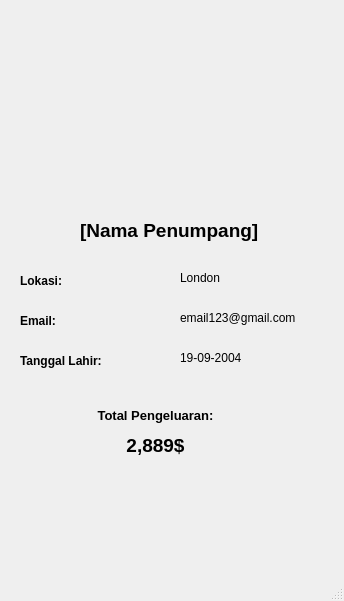
<?xml version="1.0" encoding="UTF-8"?>
<ui version="4.0">
 <class>MainWindow</class>
 <widget class="QMainWindow" name="MainWindow">
  <property name="geometry">
   <rect>
    <x>0</x>
    <y>0</y>
    <width>344</width>
    <height>601</height>
   </rect>
  </property>
  <property name="windowTitle">
   <string>MainWindow</string>
  </property>
  <widget class="QWidget" name="centralwidget">
   <widget class="QLabel" name="label">
    <property name="geometry">
     <rect>
      <x>90</x>
      <y>30</y>
      <width>191</width>
      <height>181</height>
     </rect>
    </property>
    <property name="text">
     <string/>
    </property>
    <property name="pixmap">
     <pixmap>../assets/anonymus.jpg</pixmap>
    </property>
    <property name="scaledContents">
     <bool>true</bool>
    </property>
   </widget>
   <widget class="QWidget" name="verticalLayoutWidget">
    <property name="geometry">
     <rect>
      <x>80</x>
      <y>210</y>
      <width>215</width>
      <height>41</height>
     </rect>
    </property>
    <layout class="QVBoxLayout" name="verticalLayout">
     <item>
      <widget class="QLabel" name="label_2">
       <property name="text">
        <string>&lt;html&gt;&lt;head/&gt;&lt;body&gt;&lt;p&gt;&lt;span style=&quot; font-size:14pt; font-weight:700;&quot;&gt;[Nama Penumpang]&lt;/span&gt;&lt;/p&gt;&lt;/body&gt;&lt;/html&gt;</string>
       </property>
      </widget>
     </item>
    </layout>
   </widget>
   <widget class="QWidget" name="verticalLayoutWidget_2">
    <property name="geometry">
     <rect>
      <x>20</x>
      <y>270</y>
      <width>81</width>
      <height>22</height>
     </rect>
    </property>
    <layout class="QVBoxLayout" name="verticalLayout_2">
     <item>
      <widget class="QLabel" name="label_4">
       <property name="text">
        <string>&lt;html&gt;&lt;head/&gt;&lt;body&gt;&lt;p&gt;&lt;span style=&quot; font-weight:700;&quot;&gt;Lokasi:&lt;/span&gt;&lt;/p&gt;&lt;/body&gt;&lt;/html&gt;</string>
       </property>
      </widget>
     </item>
    </layout>
   </widget>
   <widget class="QWidget" name="verticalLayoutWidget_3">
    <property name="geometry">
     <rect>
      <x>20</x>
      <y>310</y>
      <width>81</width>
      <height>22</height>
     </rect>
    </property>
    <layout class="QVBoxLayout" name="verticalLayout_3">
     <item>
      <widget class="QLabel" name="label_3">
       <property name="text">
        <string>&lt;html&gt;&lt;head/&gt;&lt;body&gt;&lt;p&gt;&lt;span style=&quot; font-weight:700;&quot;&gt;Email:&lt;/span&gt;&lt;/p&gt;&lt;/body&gt;&lt;/html&gt;</string>
       </property>
      </widget>
     </item>
    </layout>
   </widget>
   <widget class="QWidget" name="verticalLayoutWidget_4">
    <property name="geometry">
     <rect>
      <x>20</x>
      <y>350</y>
      <width>101</width>
      <height>22</height>
     </rect>
    </property>
    <layout class="QVBoxLayout" name="verticalLayout_4">
     <item>
      <widget class="QLabel" name="label_5">
       <property name="text">
        <string>&lt;html&gt;&lt;head/&gt;&lt;body&gt;&lt;p&gt;&lt;span style=&quot; font-weight:700;&quot;&gt;Tanggal Lahir:&lt;/span&gt;&lt;/p&gt;&lt;/body&gt;&lt;/html&gt;</string>
       </property>
      </widget>
     </item>
    </layout>
   </widget>
   <widget class="QLabel" name="label_6">
    <property name="geometry">
     <rect>
      <x>180</x>
      <y>310</y>
      <width>121</width>
      <height>16</height>
     </rect>
    </property>
    <property name="text">
     <string>email123@gmail.com</string>
    </property>
   </widget>
   <widget class="QLabel" name="label_7">
    <property name="geometry">
     <rect>
      <x>180</x>
      <y>270</y>
      <width>121</width>
      <height>16</height>
     </rect>
    </property>
    <property name="text">
     <string>London</string>
    </property>
   </widget>
   <widget class="QLabel" name="label_8">
    <property name="geometry">
     <rect>
      <x>180</x>
      <y>350</y>
      <width>121</width>
      <height>16</height>
     </rect>
    </property>
    <property name="text">
     <string>19-09-2004</string>
    </property>
   </widget>
   <widget class="QLabel" name="label_9">
    <property name="geometry">
     <rect>
      <x>80</x>
      <y>400</y>
      <width>151</width>
      <height>31</height>
     </rect>
    </property>
    <property name="text">
     <string>&lt;html&gt;&lt;head/&gt;&lt;body&gt;&lt;p align=&quot;center&quot;&gt;&lt;span style=&quot; font-size:10pt; font-weight:700;&quot;&gt;Total Pengeluaran:&lt;/span&gt;&lt;/p&gt;&lt;/body&gt;&lt;/html&gt;</string>
    </property>
   </widget>
   <widget class="QLabel" name="label_10">
    <property name="geometry">
     <rect>
      <x>80</x>
      <y>430</y>
      <width>151</width>
      <height>31</height>
     </rect>
    </property>
    <property name="text">
     <string>&lt;html&gt;&lt;head/&gt;&lt;body&gt;&lt;p align=&quot;center&quot;&gt;&lt;span style=&quot; font-size:14pt; font-weight:700;&quot;&gt;2,889$&lt;/span&gt;&lt;/p&gt;&lt;/body&gt;&lt;/html&gt;</string>
    </property>
   </widget>
  </widget>
  <widget class="QStatusBar" name="statusbar"/>
 </widget>
 <resources/>
 <connections/>
</ui>
